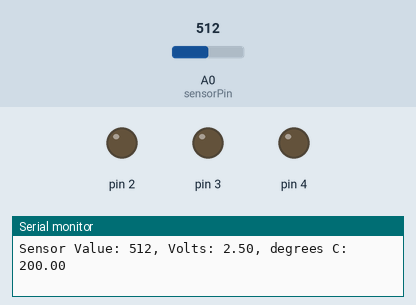
A sketch run on a simulated Arduino Uno, built with avr-gcc and run on an emulated ATmega328P. Parts: output pins drawn as LEDs (lit = HIGH), the last lines printed to the serial monitor. The test bench sets the inputs (shaded band); at power-on: A0 (sensorPin) = 512.

Above: at 1.2 s.
1.3 s: A0 (sensorPin) set to 759
4.3 s: A0 (sensorPin) set to 775
At 5.5 s:
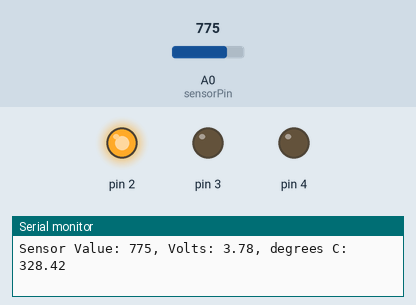
5.8 s: A0 (sensorPin) set to 859
7.3 s: A0 (sensorPin) set to 881
At 8.0 s:
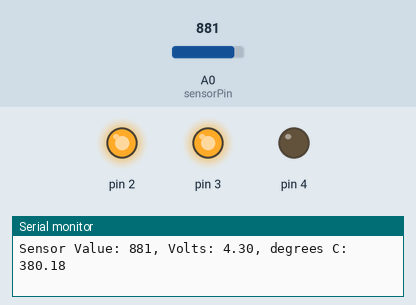
8.8 s: A0 (sensorPin) set to 961
11.8 s: A0 (sensorPin) set to 986
At 12.9 s:
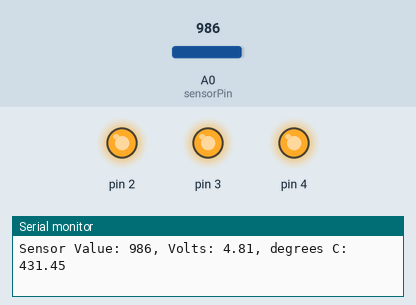
Timing chart, 0 to 14.3 s (numbered marks = the images above; inputs shaded):
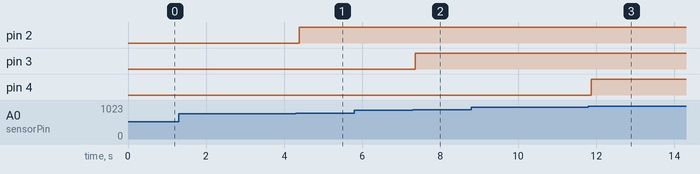

The sketch:

project2-Love-Meter.ino
```cpp
const int sensorPin = A0;
const float baselineTemp = 275.0;

void setup() {
  Serial.begin(9600); //open a serial port

  for(int pinNumber = 2; pinNumber < 5; pinNumber ++) {
    pinMode(pinNumber, OUTPUT);
    digitalWrite(pinNumber, LOW);
  }
}

void loop() {
  int sensorVal = analogRead(sensorPin);
  Serial.print("Sensor Value: ");
  Serial.print(sensorVal);

  // Convert the ADC reading to voltage
  float voltage = (sensorVal/1024.0) * 5.0;
  Serial.print(", Volts: ");
  Serial.print(voltage);
  Serial.print(", degrees C: ");

  // convert the voltage to temperature in degrees
  float temperature = (voltage - .5) * 100;
  Serial.println(temperature);

  // use if statement to assess temp and send signal to LED
  if(temperature < baselineTemp+2) {
    digitalWrite(2, LOW);
    digitalWrite(3, LOW);
    digitalWrite(4, LOW);
  } else if(temperature>=baselineTemp+50 && temperature < baselineTemp+100){
     digitalWrite(2, HIGH);
    digitalWrite(3, LOW);
    digitalWrite(4, LOW);
  } else if(temperature>=baselineTemp+100 && temperature < baselineTemp+150){
     digitalWrite(2, HIGH);
    digitalWrite(3, HIGH);
    digitalWrite(4, LOW);
  } else if(temperature>=baselineTemp+150){
     digitalWrite(2, HIGH);
    digitalWrite(3, HIGH);
    digitalWrite(4, HIGH);
  }
  delay(1);
}
```

Measured:
- the behaviour switches between 767 and 768 on A0 (sensorPin) (found by bisection; images 0 and 1)
- the behaviour switches between 870 and 871 on A0 (sensorPin) (found by bisection; images 1 and 2)
- the behaviour switches between 972 and 973 on A0 (sensorPin) (found by bisection; images 2 and 3)
- after the input at 4.3 s, pin 2: LOW → HIGH after 0.09 s
- after the input at 7.3 s, pin 3: LOW → HIGH after 0.06 s
- after the input at 11.8 s, pin 4: LOW → HIGH after 0.07 s
